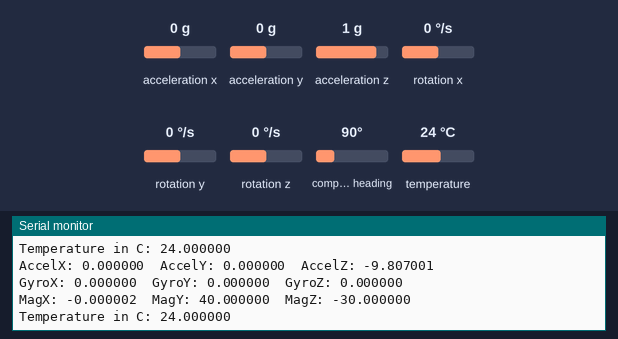
This sketch was run on a simulated Arduino Uno, built with avr-gcc and run on an emulated ATmega328P. Parts: the last lines printed to the serial monitor. Inputs (shaded band) come from the test bench; at power-on: acceleration x 0 g, acceleration y 0 g, acceleration z 1 g, rotation x 0 °/s, rotation y 0 °/s, rotation z 0 °/s, compass heading 90°, temperature 24 °C.

Above: at 1.2 s.
1.3 s: acceleration x set to -1.4 g
2.8 s: acceleration y set to -1.4 g
4.3 s: acceleration z set to -1.4 g
5.8 s: rotation x set to -192 °/s
At 6.9 s:
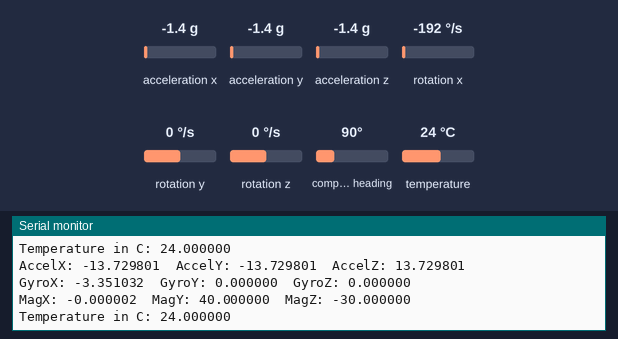
7.3 s: rotation y set to -192 °/s
At 8.6 s:
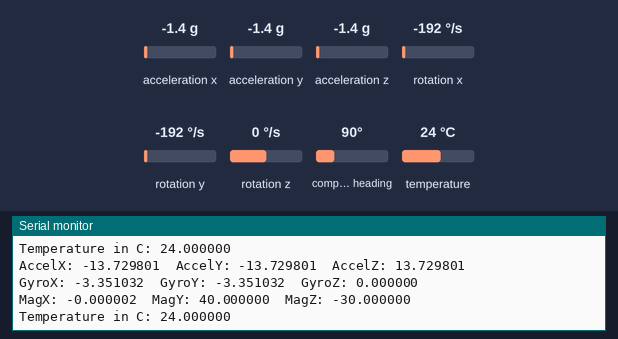

The sketch:

MPU9250_demo.ino
```cpp
// (licence header left out)
/*
 * Updated by Ahmad Shamshiri on July 09, 2018 for Robojax.com
 * in Ajax, Ontario, Canada
 * watch instrucion video for this code:
For this sketch you need to connect:
VCC to 5V and GND to GND of Arduino
SDA to A4 and SCL to A5

S20A is 3.3V voltage regulator MIC5205-3.3BM5
*/

#include "MPU9250.h"
#include "Wire.h"
// an MPU9250 object with the MPU-9250 sensor on I2C bus 0 with address 0x68
MPU9250 IMU(Wire,0x68);
int status;

void setup() {
  // serial to display data
  Serial.begin(115200);
  while(!Serial) {}

  // start communication with IMU
  status = IMU.begin();
  if (status < 0) {
    Serial.println("IMU initialization unsuccessful");
    Serial.println("Check IMU wiring or try cycling power");
    Serial.print("Status: ");
    Serial.println(status);
    while(1) {}
  }
}

void loop() {
  // read the sensor
  IMU.readSensor();
  // display the data
  Serial.print("AccelX: ");
  Serial.print(IMU.getAccelX_mss(),6);
  Serial.print("  ");
  Serial.print("AccelY: ");
  Serial.print(IMU.getAccelY_mss(),6);
  Serial.print("  ");
  Serial.print("AccelZ: ");
  Serial.println(IMU.getAccelZ_mss(),6);

  Serial.print("GyroX: ");
  Serial.print(IMU.getGyroX_rads(),6);
  Serial.print("  ");
  Serial.print("GyroY: ");
  Serial.print(IMU.getGyroY_rads(),6);
  Serial.print("  ");
  Serial.print("GyroZ: ");
  Serial.println(IMU.getGyroZ_rads(),6);

  Serial.print("MagX: ");
  Serial.print(IMU.getMagX_uT(),6);
  Serial.print("  ");
  Serial.print("MagY: ");
  Serial.print(IMU.getMagY_uT(),6);
  Serial.print("  ");
  Serial.print("MagZ: ");
  Serial.println(IMU.getMagZ_uT(),6);

  Serial.print("Temperature in C: ");
  Serial.println(IMU.getTemperature_C(),6);
  Serial.println();
  delay(1000);
}
```

Measured:
- after the input at 5.8 s, the serial monitor: prints a new line after 0.31 s (image 1)
- after the input at 7.3 s, the serial monitor: prints a new line after 0.84 s (image 2)
